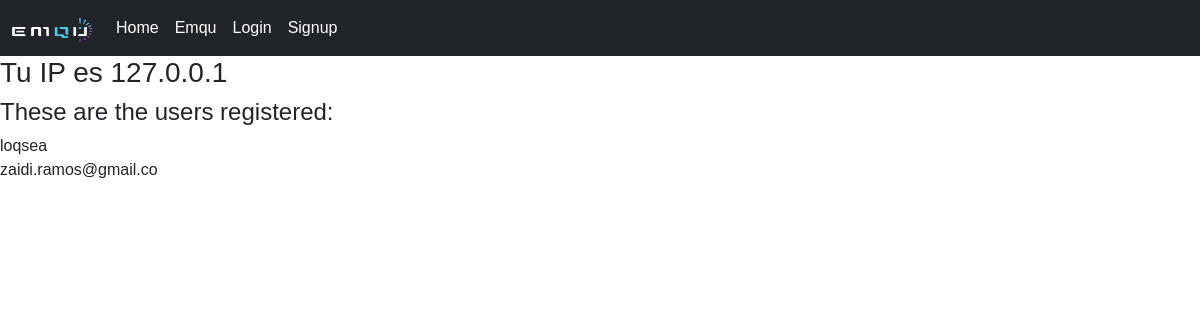
Before: / with the older database file.
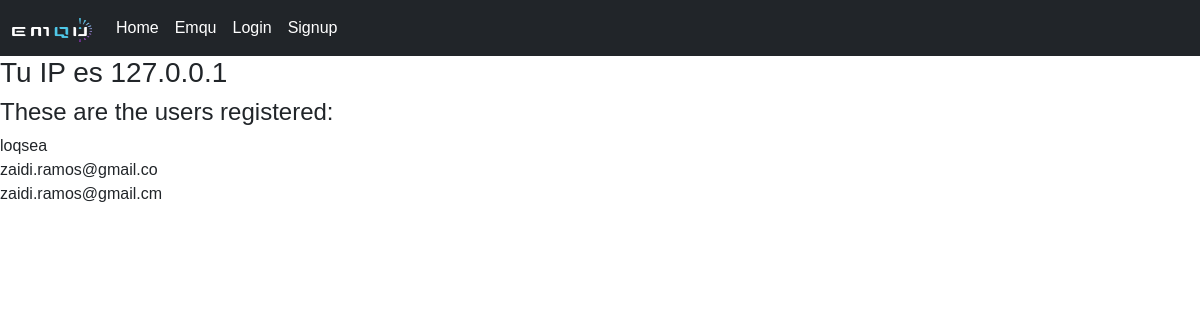
After: the same page with the newer database file.
### app/models.py (models this page shows)
class User(db.Model, UserMixin):
    __tablename__= 'Users'
    id= db.Column(db.Integer, primary_key= True, autoincrement= True)
    email= db.Column(db.String(20), unique= True, nullable= False)
    password= db.Column(db.String(50), nullable= False)

### main.py (the view)
@app.route('/')
def index():
    user_ip = request.remote_addr
    users=get_users()
    context={
        'user_ip':user_ip,
        'users':users
    }
    return render_template('index.html', **context)

### app/models.py (called while the page is built)
def get_users():
    users=User.query.order_by(User.id).all()
    return users

### app/templates/index.html (shortened to what this page needs)
{% extends 'base.html' %}
{% from 'bootstrap5/form.html' import render_form %}
{% block content %}
        <h3>Tu IP es {{user_ip}}</h3>
        <h4>These are the users registered:</h4>
        <ul class="list-group">
            {% for user in users %}
            <li>
                {{ user.email }}
            </li>
            {% endfor %}
        </ul>
{% endblock %}

### app/templates/base.html (shortened to what this page needs)
<!doctype html>
<html lang="en">
    <head>
        {% block head %}
            {% block styles %}
                {{ bootstrap.load_css() }}
                <link rel="stylesheet" href="{{url_for('static', filename='css/main.css')}}">
            {% endblock %}
        {% endblock %}
    </head>
    <body>
        {%block navbar%}
            {% include 'navbar.html' %}
        {% endblock %}
        {% block content %}{% endblock %}
    </body>
</html>

### app/templates/navbar.html (shortened to what this page needs)
<nav class="navbar navbar-expand-lg navbar-dark bg-dark">
    <div class="container-fluid">
        <a class="navbar-brand" href="#">
            <img src="{{url_for('static', filename='images/emqu.png')}}" alt="emqu-logo" width="80" height="24">
        </a>
        <div class="collapse navbar-collapse" id="navbarSupportedContent">
            <ul class="navbar-nav me-auto mb-2 mb-lg-0">
                <li class="nav-item">
                    <a class="nav-link active" aria-current="page" href="{{url_for('index')}}">
                        Home
                    </a>
                </li>
                <li class="nav-item">
                    <a class="nav-link active" href="https://emqu.net" target="_blank">
                        Emqu
                    </a>
                </li>
                {% if current_user.is_authenticated %}
                    <li class="nav-item">
                        <a class="nav-link" href="{{url_for('auth.logout')}}">
                            Logout
                        </a>
                    </li>
                {% else %}
                    <li class="nav-item">
                        <a class="nav-link active" aria-current="page" href="{{url_for('auth.login')}}">
                            Login
                        </a>
                    </li>
                    <li class="nav-item">
                        <a class="nav-link active" aria-current="page" href="{{url_for('auth.signup')}}">
                            Signup
                        </a>
                    </li>
                {% endif %}
            </ul>
        </div>
    </div>
  </nav>

### app/static/css/main.css (style rules this page uses)
html * { font-family: sans-serif; }
.navbar-brand img { max-width: 80px; }

Changed rows visible on the page:
added User: email "zaidi.ramos@gmail.cm"
